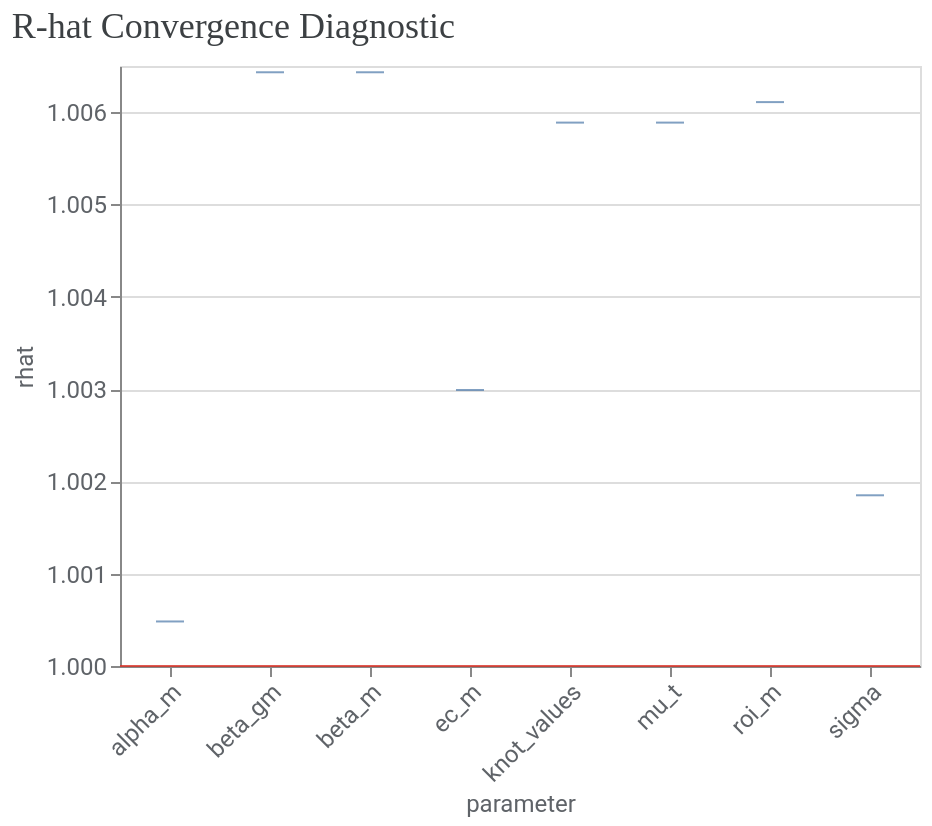

The notebook cell this image was saved under:
### Markdown cell above
#### Meridian output and diagnostics

### Code cell
from meridian.analysis import optimizer, analyzer, visualizer, summarizer, formatter 

model_diagnostics = visualizer.ModelDiagnostics(mmm)
model_diagnostics.plot_rhat_boxplot()

### Figure 1 — Vega-Lite specification as saved in the notebook (floating-point values rounded to 4 significant figures)
{"config": {"view": {"continuousWidth": 300, "continuousHeight": 300}, "axis": {"labelColor": "#5F6368", "labelFont": "Roboto", "labelFontSize": 12, "titleColor": "#5F6368", "titleFont": "Roboto", "titleFontSize": 12, "titleFontWeight": "normal"}}, "layer": [{"data": {"name": "data-ae907dd7e77c71390e9bad2845b9ddb4"}, "mark": {"type": "boxplot", "median": {"color": "#8AB4F8"}, "outliers": {"filled": true}}, "encoding": {"x": {"axis": {"labelAngle": -45}, "field": "parameter", "type": "nominal"}, "y": {"field": "rhat", "scale": {"zero": false}, "type": "quantitative"}}}, {"data": {"name": "empty"}, "mark": {"type": "rule", "color": "#D93025", "opacity": 0.8}, "encoding": {"y": {"datum": 1}}}], "title": {"text": "R-hat Convergence Diagnostic", "anchor": "start", "color": "#3C4043", "font": "Google Sans Display", "fontSize": 18, "fontWeight": "normal", "offset": 10}, "width": 400, "$schema": "https://vega.github.io/schema/vega-lite/v5.20.1.json", "datasets": {"data-ae907dd7e77c71390e9bad2845b9ddb4": [{"parameter": "alpha_m", "rhat": 1.0}, {"parameter": "beta_gm", "rhat": 1.006}, {"parameter": "beta_m", "rhat": 1.006}, {"parameter": "ec_m", "rhat": 1.003}, {"parameter": "knot_values", "rhat": 1.006}, {"parameter": "mu_t", "rhat": 1.006}, {"parameter": "mu_t", "rhat": 1.006}, {"parameter": "mu_t", "rhat": 1.006}, {"parameter": "mu_t", "rhat": 1.006}, {"parameter": "mu_t", "rhat": 1.006}, {"parameter": "mu_t", "rhat": 1.006}, {"parameter": "mu_t", "rhat": 1.006}, {"parameter": "mu_t", "rhat": 1.006}, {"parameter": "mu_t", "rhat": 1.006}, {"parameter": "mu_t", "rhat": 1.006}, {"parameter": "mu_t", "rhat": 1.006}, {"parameter": "mu_t", "rhat": 1.006}, {"parameter": "mu_t", "rhat": 1.006}, {"parameter": "mu_t", "rhat": 1.006}, {"parameter": "mu_t", "rhat": 1.006}, {"parameter": "mu_t", "rhat": 1.006}, {"parameter": "mu_t", "rhat": 1.006}, {"parameter": "mu_t", "rhat": 1.006}, {"parameter": "mu_t", "rhat": 1.006}, {"parameter": "mu_t", "rhat": 1.006}, {"parameter": "mu_t", "rhat": 1.006}, {"parameter": "mu_t", "rhat": 1.006}, {"parameter": "mu_t", "rhat": 1.006}, {"parameter": "mu_t", "rhat": 1.006}, {"parameter": "mu_t", "rhat": 1.006}, {"parameter": "mu_t", "rhat": 1.006}, {"parameter": "mu_t", "rhat": 1.006}, {"parameter": "mu_t", "rhat": 1.006}, {"parameter": "mu_t", "rhat": 1.006}, {"parameter": "mu_t", "rhat": 1.006}, {"parameter": "mu_t", "rhat": 1.006}, {"parameter": "mu_t", "rhat": 1.006}, {"parameter": "mu_t", "rhat": 1.006}, {"parameter": "mu_t", "rhat": 1.006}, {"parameter": "mu_t", "rhat": 1.006}, {"parameter": "mu_t", "rhat": 1.006}, {"parameter": "mu_t", "rhat": 1.006}, {"parameter": "roi_m", "rhat": 1.006}, {"parameter": "sigma", "rhat": 1.002}], "empty": [{}]}}
